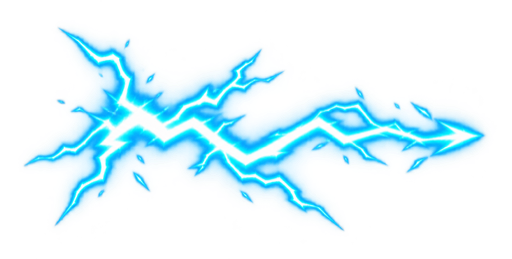
#> input picture assets/intake/effects/arc_bolt.png, 512 x 259 px; its folder holds only this picture in this run
$ python effects_intake.py
#> lines starting #> are read from the running program, lines starting #| are printed output that depends on the picture
#!/usr/bin/env python3
"""Land delivered effect and UI art in the tree the game loads from.

Mech Brawler has no character sprite sheets, so the elaborate sprite intake the
JJK base ran — keying, facing straightening, body measurement, manifest
registration, the approval queue — has nothing left to do. What survives of it
is the part that was always about EFFECT plates, and it is short:

  1. an effect arrives as an RGBA plate with a keyed (transparent) field,
  2. it is TRIMMED to its own alpha so the drawing's centre is the plate's
     centre, which is the point every spawn site paints around,
  3. it is downscaled if it is bigger than anything the game will ever draw it
     at, and
  4. it lands at `assets/sprites/effects/<name>.png` — or `assets/ui/<name>.png`
     for the three UI plates, which no spawn site draws.

Trimming is the load-bearing step. `sharedAdjust` in src/shared_sprites.js gives
every drawing a hand-tuned `dx`/`dy` nudge, and the workbench exists to set it —
but a nudge should be correcting where the ART sits, not paying off a hundred
pixels of empty plate that the generator happened to leave on one side. A
trimmed plate starts every drawing near zero.

The originals are archived rather than consumed: a plate can be re-trimmed at a
different threshold without regenerating it.

    python3 tools/effects_intake.py              # dry run — what would land
    python3 tools/effects_intake.py --apply
"""

from __future__ import annotations

import argparse
import shutil
import sys
from pathlib import Path

try:
    from PIL import Image
except ImportError:  # pragma: no cover - the message IS the handling
    sys.exit("This tool needs Pillow: python3 -m pip install pillow")

ROOT = Path(__file__).resolve().parent.parent

# Where a delivery is uploaded, and where each kind of plate lands.
SOURCES = [
    ("effects", ROOT / "assets/intake/effects", ROOT / "assets/sprites/effects"),
    ("ui", ROOT / "assets/intake/ui", ROOT / "assets/ui"),
    # Garnish cards want exactly the same treatment: they are keyed plates the
    # 3D camera's garnish layer draws by WIDTH, taking their height from the
    # plate's aspect (`h: 0` at every spawn site), so untrimmed margin does not
    # just waste memory — it shrinks the drawing inside its own card and skews
    # the aspect the height is computed from.
    ("garnish", ROOT / "assets/intake/garnish", ROOT / "assets/sprites/garnish"),
]

# The untouched plates, kept so a trim can be redone.
ARCHIVE = ROOT / "assets/reference/effects_r1"

# Alpha at or below this is "not drawn" for the purposes of finding the edge of
# the picture. Not zero: a soft glow feathers to 1-2/255 over a long tail, and
# trimming to a strictly-positive alpha keeps thirty pixels of invisible haze on
# every side of a bloom, which is exactly the empty margin this step removes.
ALPHA_FLOOR = 6

# Kept around the drawing after the trim, so a hard-edged plate does not end up
# with its outermost lit pixels on the plate boundary — they resample badly when
# the game scales the drawing down, which it always does.
MARGIN = 2

# Nothing is drawn near this big: effects paint at 40-260 game pixels, the
# largest set piece at about 400. A plate past this is detail nobody will see,
# stored and decoded on every load. The cap is generous on purpose — the long
# wide plates (a tsunami wall, a monorail) are drawn across a whole platform.
MAX_EDGE = 1024


def trim_box(img: Image.Image) -> tuple[int, int, int, int] | None:
    """The drawing's own bounds, at ALPHA_FLOOR, padded by MARGIN."""
    alpha = img.getchannel("A")
    box = alpha.point(lambda v: 255 if v > ALPHA_FLOOR else 0).getbbox()
    if not box:
        return None
    x0, y0, x1, y1 = box
    return (
        max(0, x0 - MARGIN), max(0, y0 - MARGIN),
        min(img.width, x1 + MARGIN), min(img.height, y1 + MARGIN),
    )


def process(src: Path, dst: Path, apply: bool) -> dict:
#> called with apply = False
    img = Image.open(src)
#> img is the input picture: PIL image 512x259 RGBA; mean R, G, B, A 13.8, 71.4, 97.5, 45
    note = []
    if img.mode != "RGBA":
        # A plate with no alpha has not been keyed. The JJK pipeline keyed
        # magenta fields itself; this delivery arrives keyed, so an unkeyed
        # plate here is a mistake to report rather than a case to handle.
        return {"name": src.name, "error": f"not RGBA ({img.mode}) — plate is not keyed"}

    before = img.size
#> before = (512, 259)
    box = trim_box(img)
#> in trim_box, `alpha = img.getchannel("A")`:
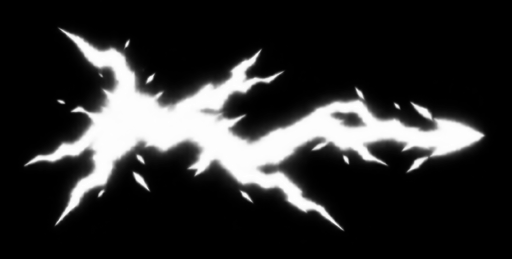
#> alpha: PIL image 512x259 L; min 0, max 255, mean 45
#> in trim_box, `box = alpha.point(lambda v: 255 if v > ALPHA_FLOOR else 0).getbbox()`: box = (23, 26, 488, 232)
#> in trim_box, `x0, y0, x1, y1 = box`: x0 = 23; y0 = 26; x1 = 488; y1 = 232
#> box = (21, 24, 490, 234)
    if box is None:
        return {"name": src.name, "error": "fully transparent"}
    img = img.crop(box)
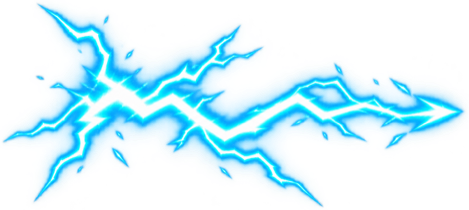
#> img: PIL image 469x210 RGBA; mean R, G, B, A 18.6, 96.1, 130.8, 60.6; transparent parts drawn white
    if img.size != before:
        note.append(f"trim {before[0]}x{before[1]}->{img.width}x{img.height}")

    edge = max(img.size)
#> edge = 469
    if edge > MAX_EDGE:
        k = MAX_EDGE / edge
        img = img.resize((max(1, round(img.width * k)), max(1, round(img.height * k))),
                         Image.LANCZOS)
        note.append(f"downscale to {img.width}x{img.height}")

    if apply:
        dst.parent.mkdir(parents=True, exist_ok=True)
        img.save(dst, optimize=True)
    return {"name": src.name, "size": img.size, "note": ", ".join(note) or "already tight",
            "replaced": dst.exists()}


def main() -> int:
    ap = argparse.ArgumentParser(description=__doc__,
                                 formatter_class=argparse.RawDescriptionHelpFormatter)
    ap.add_argument("--apply", action="store_true",
                    help="write the results; without it nothing is touched")
    ap.add_argument("--keep-intake", action="store_true",
                    help="leave the delivered plates in assets/intake/ instead of archiving them")
    args = ap.parse_args()

    errors, landed = [], 0
    for label, src_dir, dst_dir in SOURCES:
        plates = sorted(src_dir.glob("*.png")) if src_dir.is_dir() else []
        print(f"\n{label}: {len(plates)} plate(s) -> {dst_dir.relative_to(ROOT)}")
        if not plates:
            continue
        for src in plates:
            r = process(src, dst_dir / src.name, args.apply)
            if r.get("error"):
                errors.append(f"{label}/{r['name']}: {r['error']}")
                print(f"  !! {r['name']}: {r['error']}")
                continue
            landed += 1
            mark = "~" if r["replaced"] else "+"
#> mark = '~'
            print(f"  {mark} {r['name']:<26} {r['size'][0]}x{r['size'][1]}  {r['note']}")
#|   ~ arc_bolt.png               469x210  trim 512x259->469x210
            if args.apply and not args.keep_intake:
                (ARCHIVE / label).mkdir(parents=True, exist_ok=True)
                shutil.move(str(src), str(ARCHIVE / label / src.name))

    print(f"\n{landed} plate(s) {'landed' if args.apply else 'would land'}"
          f"{'' if args.apply else ' — re-run with --apply'}")
    if errors:
        print(f"{len(errors)} plate(s) could not be processed:")
        for e in errors:
            print(f"  {e}")
        return 1
    return 0


if __name__ == "__main__":
    raise SystemExit(main())
#> (the program exits here)
